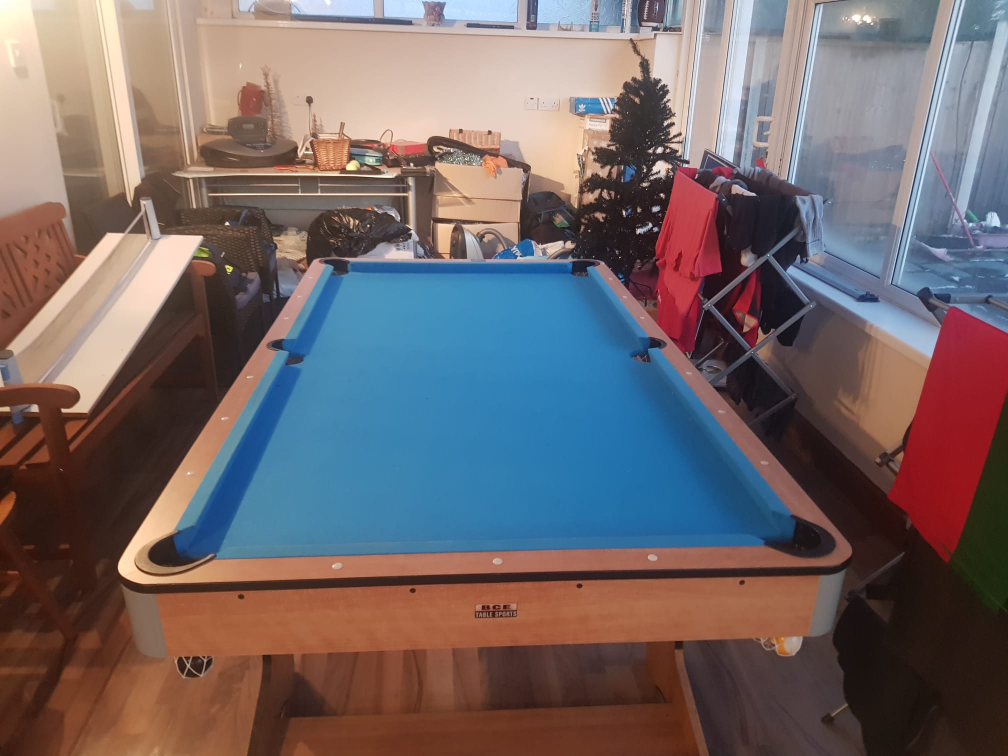
#> input picture images/video.jpg, 2016 x 1512 px (shown at 1/2 size); its folder holds 2 pictures in this run
$ python findHSV.py
#> lines starting #> are read from the running program, lines starting #| are printed output that depends on the picture; after the words box and inside, x2 and y2 are one past the last pixel; in counts of white or black regions, pixels touching at a corner belong together
import cv2 as cv
import numpy as np

def nothing(x):
    pass

def loadImage(x):
    img = cv.imread('./images/'+x+'.jpg')
    return img

def main(x):
#> called with x = 'video'
    cv.namedWindow('frame',cv.WINDOW_NORMAL)
    cv.resizeWindow('frame', 300,300)
    cv.namedWindow('mask',cv.WINDOW_NORMAL)
    cv.resizeWindow('mask', 300,300)
    cv.namedWindow('result',cv.WINDOW_NORMAL)
    cv.resizeWindow('result', 300,300)
    cv.namedWindow("Trackbars")
    cv.createTrackbar("L - H", "Trackbars", 0, 179, nothing)
#> slider 'L - H' is set to 35
    cv.createTrackbar("L - S", "Trackbars", 0, 255, nothing)
#> slider 'L - S' is set to 51
    cv.createTrackbar("L - V", "Trackbars", 0, 255, nothing)
#> slider 'L - V' is set to 51
    cv.createTrackbar("U - H", "Trackbars", 179, 179, nothing)
    cv.createTrackbar("U - S", "Trackbars", 255, 255, nothing)
    cv.createTrackbar("U - V", "Trackbars", 255, 255, nothing)
    while True:
        frame = loadImage(x)
#> in loadImage, img is the input picture: shape (1512, 2016, 3); mean B, G, R 104.4, 102.9, 114.8
        hsv = cv.cvtColor(frame, cv.COLOR_BGR2HSV)
#> hsv: shape (1512, 2016, 3); mean H, S, V 54.9, 111.9, 138.7
        l_h = cv.getTrackbarPos("L - H", "Trackbars")
        l_s = cv.getTrackbarPos("L - S", "Trackbars")
        l_v = cv.getTrackbarPos("L - V", "Trackbars")
        u_h = cv.getTrackbarPos("U - H", "Trackbars")
        u_s = cv.getTrackbarPos("U - S", "Trackbars")
        u_v = cv.getTrackbarPos("U - V", "Trackbars")
        lower_skin = np.array([l_h, l_s, l_v])
        upper_skin = np.array([u_h, u_s, u_v])
        mask = cv.inRange(hsv, lower_skin, upper_skin)
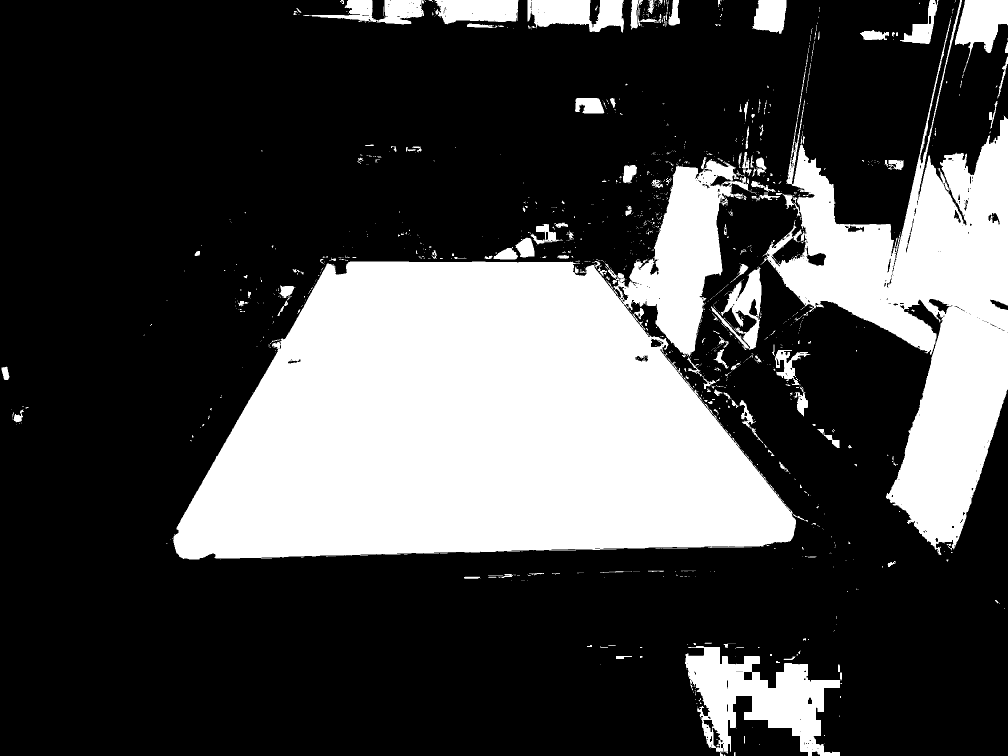
#> mask: shape (1512, 2016) (shown at 1/2 size); 28.2% white; 1278 white regions (1110 under 20 px), largest, box (x1, y1, x2, y2) and area: (346, 318, 1616, 1119) 574398, (1521, 0, 2016, 1110) 184221, (1370, 1292, 1681, 1512) 33259
        result = cv.bitwise_and(frame, frame, mask=mask)
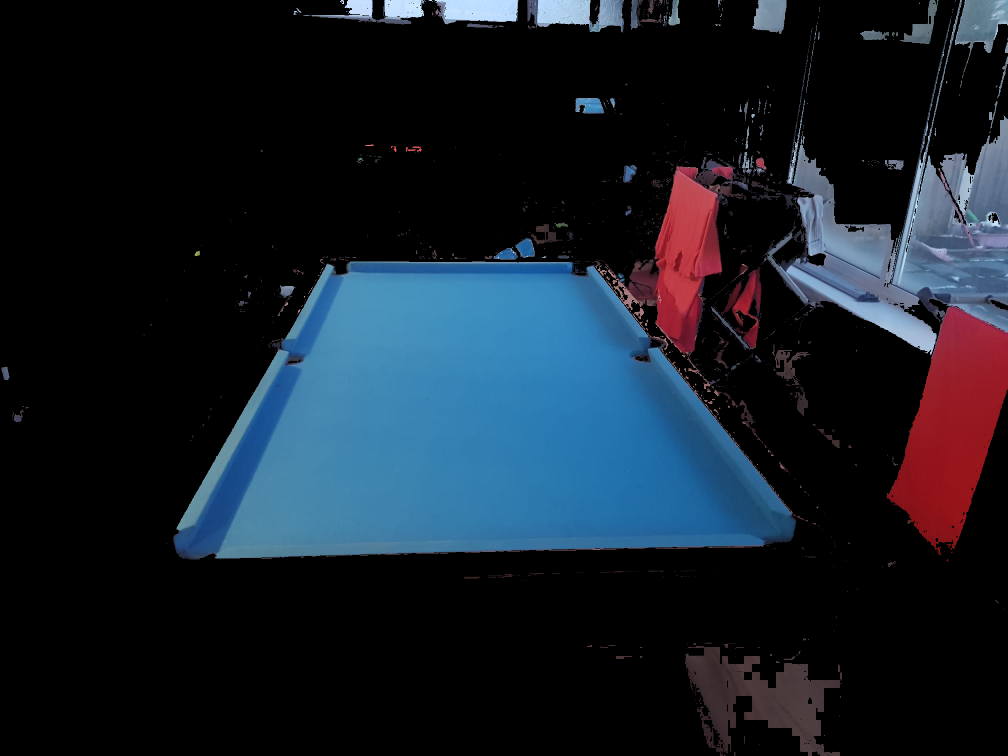
#> result: shape (1512, 2016, 3) (shown at 1/2 size); mean B, G, R 40.6, 30.5, 22
        cv.imshow("frame", frame) #show the frame which is 300x300
        cv.imshow("mask", mask)
        cv.imshow("result", result)
        key = cv.waitKey(1)
#> (key Esc is pressed here)
        if key == 27:
            break
#> (the run stopped early here; a loop or call above may not have finished)
